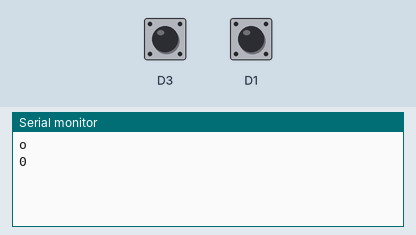
A sketch run on a simulated ESP8266 (NodeMCU). Parts: the last lines printed to the serial monitor. The test bench sets the inputs (shaded band); at power-on: D3 HIGH, D1 HIGH.

Above: at 1.2 s.
1.3 s: D3 pulled LOW for 0.15 s
At 2.5 s:
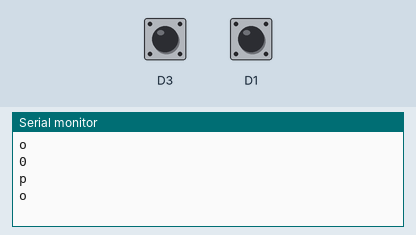
2.9 s: D1 pulled LOW for 0.15 s
At 4.5 s:
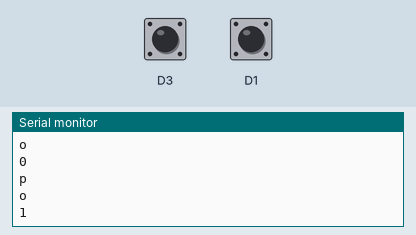

Measured:
- after the input at 1.3 s, the serial monitor: prints a new line at once (image 1)
- after the input at 2.9 s, the serial monitor: prints a new line after 0.30 s (image 2)

The sketch:

ESP32-Rotary-Dial-Phone.ino
```cpp
// Stworzenie zmiennych
int number, count = 0;
unsigned long start, current, last, last2;

bool last_D1, last_D3 = false;
bool sluchawka;

void setup() {
  start = millis(); //Pobranie czasu startu
  Serial.begin(115200);
  pinMode(D1, INPUT_PULLUP);
  pinMode(D3, INPUT_PULLUP);
}

void loop() {
  current = millis();

  if ((last2 <= current - 150) && (last_D3 == !digitalRead(D3))) {
    last2 = current;
    sluchawka = digitalRead(D3);
    if (sluchawka) {
      Serial.println("o");
    } else {
      Serial.println("p");
    }
    last_D3 = digitalRead(D3);
  }

  if (last_D1 == !digitalRead(D1)) {
    last = current;
    count++;
    last_D1 = digitalRead(D1);
  }
  if ((last <= current - 150)  && (count != 0)) {
    if (count/2 == 10) { // liczba jest dzielona przez 2 ponieważ to liczy też odskakiwanie przycisku
      number = 0;
    } else {
      number = count/2;
    }

    Serial.println(number);

    count = 0;
  }
  delay(1);
}
```
